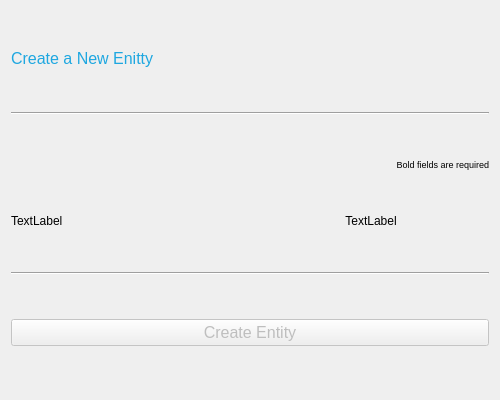
<?xml version="1.0" encoding="UTF-8"?>
<ui version="4.0">
 <class>Dialog</class>
 <widget class="QDialog" name="Dialog">
  <property name="geometry">
   <rect>
    <x>0</x>
    <y>0</y>
    <width>500</width>
    <height>400</height>
   </rect>
  </property>
  <property name="font">
   <font>
    <family>Arial</family>
   </font>
  </property>
  <property name="windowTitle">
   <string>Dialog</string>
  </property>
  <layout class="QVBoxLayout" name="verticalLayout">
   <item>
    <widget class="QLabel" name="dialogTitle">
     <property name="sizePolicy">
      <sizepolicy hsizetype="Preferred" vsizetype="Fixed">
       <horstretch>0</horstretch>
       <verstretch>0</verstretch>
      </sizepolicy>
     </property>
     <property name="font">
      <font>
       <family>Arial</family>
       <pointsize>12</pointsize>
      </font>
     </property>
     <property name="styleSheet">
      <string notr="true">color: rgb(30, 167, 224);</string>
     </property>
     <property name="text">
      <string>Create a New Enitty</string>
     </property>
    </widget>
   </item>
   <item>
    <widget class="Line" name="line_2">
     <property name="font">
      <font>
       <family>Arial</family>
      </font>
     </property>
     <property name="orientation">
      <enum>Qt::Horizontal</enum>
     </property>
    </widget>
   </item>
   <item>
    <layout class="QVBoxLayout" name="fieldsVerticalLayout"/>
   </item>
   <item>
    <widget class="QLabel" name="label">
     <property name="sizePolicy">
      <sizepolicy hsizetype="Preferred" vsizetype="Fixed">
       <horstretch>0</horstretch>
       <verstretch>0</verstretch>
      </sizepolicy>
     </property>
     <property name="font">
      <font>
       <family>Arial</family>
       <pointsize>7</pointsize>
      </font>
     </property>
     <property name="layoutDirection">
      <enum>Qt::LeftToRight</enum>
     </property>
     <property name="text">
      <string>Bold fields are required</string>
     </property>
     <property name="alignment">
      <set>Qt::AlignRight|Qt::AlignTrailing|Qt::AlignVCenter</set>
     </property>
    </widget>
   </item>
   <item>
    <layout class="QHBoxLayout" name="horizontalLayout">
     <item>
      <widget class="QLabel" name="creationLabel">
       <property name="enabled">
        <bool>true</bool>
       </property>
       <property name="sizePolicy">
        <sizepolicy hsizetype="Preferred" vsizetype="Fixed">
         <horstretch>0</horstretch>
         <verstretch>0</verstretch>
        </sizepolicy>
       </property>
       <property name="text">
        <string>TextLabel</string>
       </property>
      </widget>
     </item>
     <item>
      <widget class="QLabel" name="entityUrlLabel">
       <property name="enabled">
        <bool>true</bool>
       </property>
       <property name="sizePolicy">
        <sizepolicy hsizetype="Preferred" vsizetype="Fixed">
         <horstretch>0</horstretch>
         <verstretch>0</verstretch>
        </sizepolicy>
       </property>
       <property name="text">
        <string>TextLabel</string>
       </property>
       <property name="textFormat">
        <enum>Qt::RichText</enum>
       </property>
       <property name="alignment">
        <set>Qt::AlignCenter</set>
       </property>
       <property name="openExternalLinks">
        <bool>true</bool>
       </property>
       <property name="textInteractionFlags">
        <set>Qt::TextBrowserInteraction</set>
       </property>
      </widget>
     </item>
    </layout>
   </item>
   <item>
    <widget class="Line" name="line">
     <property name="font">
      <font>
       <family>Arial</family>
      </font>
     </property>
     <property name="orientation">
      <enum>Qt::Horizontal</enum>
     </property>
    </widget>
   </item>
   <item>
    <widget class="QPushButton" name="createEntityButton">
     <property name="enabled">
      <bool>false</bool>
     </property>
     <property name="font">
      <font>
       <family>Arial</family>
       <pointsize>12</pointsize>
      </font>
     </property>
     <property name="styleSheet">
      <string notr="true">QPushButton:enabled  {
    color: rgb(30, 167, 224);
}</string>
     </property>
     <property name="text">
      <string>Create Entity</string>
     </property>
    </widget>
   </item>
  </layout>
 </widget>
 <resources/>
 <connections/>
</ui>
